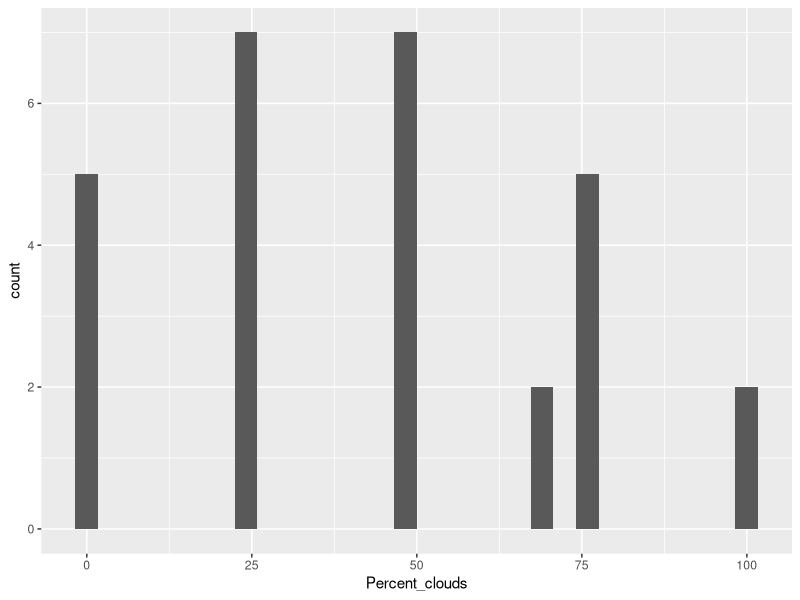
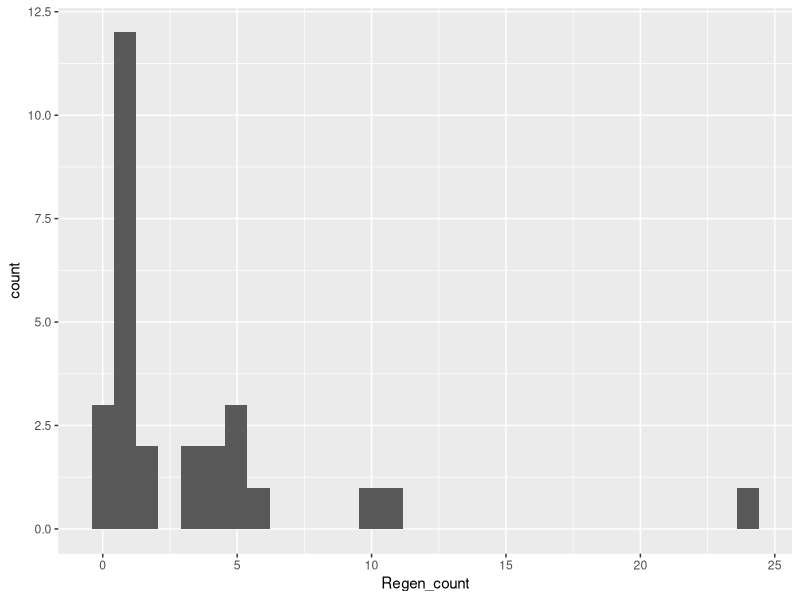
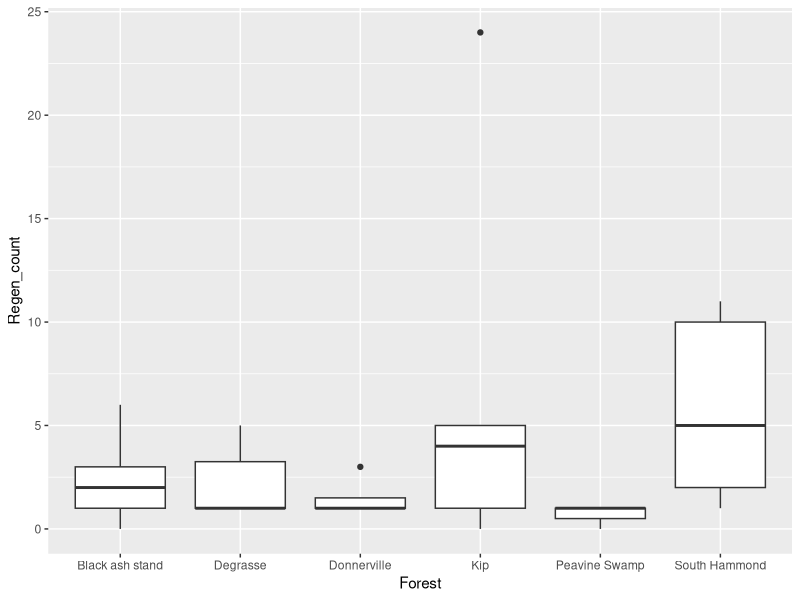
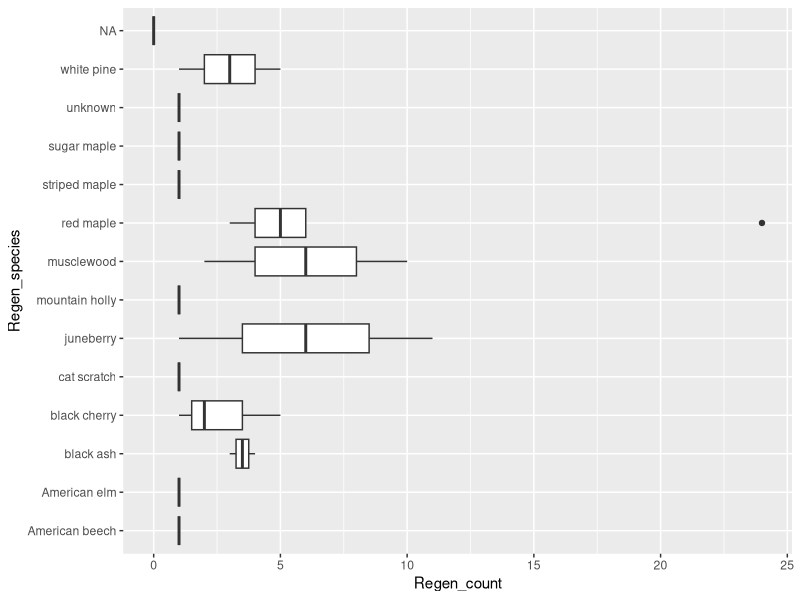
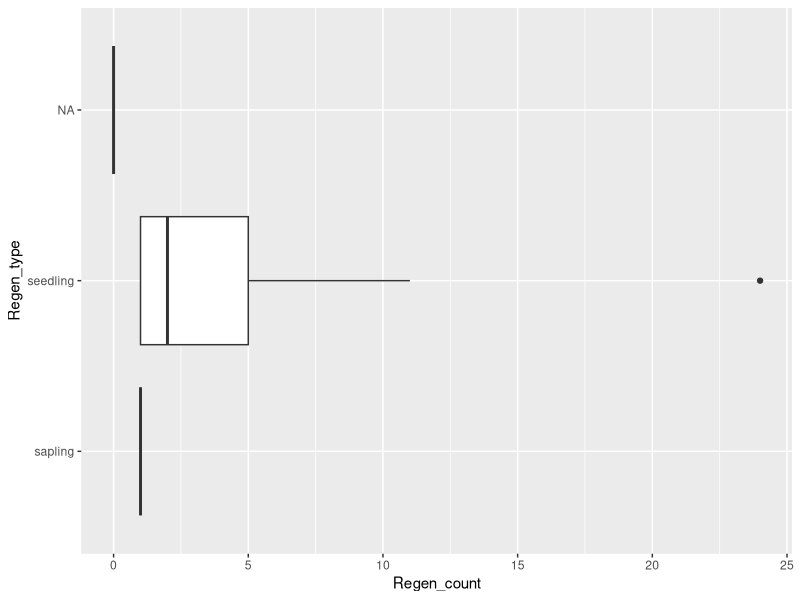

R code for these plots, in order: (Note: this script raises an error after producing the figures.)
## ---- chunk 1
rm(list = ls())
library(here)
library(tidyverse)
library(ggfortify)
## ---- chunk 2
regen <- read.csv(here("Data", "Regen_data_summer22.csv"))
density <- read.csv(here("Data", "Ground_cover_canopy_density_summer22.csv"))
## ---- chunk 3
str(regen) #I see that some variables have been imported as characters, I want to change them to factors
## ---- chunk 4
regen <- read.csv(here("Data", "Regen_data_summer22.csv"), stringsAsFactors = TRUE)

str(regen) #ahh, much better
## ---- chunk 5
summary(regen) #I am not seeing anything suspicious as far as outliers, but plotting help will confirm that 
## ---- chunk 6
ggplot(regen, aes(x = Percent_clouds)) +
  geom_histogram() #don't see anything suspicious
## ---- chunk 7
ggplot(regen, aes(x = Regen_count)) +
  geom_histogram() #Hmm, there could be an outlier. Looking at the data I see that the highest value occurs in Kip plot 1 with 24 red maple seedlings. Because I know the plot and that there are quite a few red maples, I don't think this is misentered data. 
## ---- chunk 8
levels(regen$Forest) #oops, looks like Donnerville has a spelling issue. I will fix it. I want there to be only 6 levels and right now there are 7

bad <- which(regen$Forest == "Donerville")
regen$Forest[bad] <- "Donnerville"
unique(regen$Forest) #that looks better!
## ---- chunk 9
levels(regen$Regen_species) #don't see any mistakes
## ---- chunk 10
levels(regen$Regen_type) #only two types, good
## ---- chunk 11
ggplot(regen, aes(x = Forest, y = Regen_count)) +
  geom_boxplot() #again, I see that high value that occurs on the kip trail. However, since I remember collecting the data and that there were a lot of red maples there I am not concerned
## ---- chunk 12
ggplot(regen, aes(x = Regen_species, y = Regen_count)) +
  geom_boxplot() +
  coord_flip()
#looks like there are lots of juneberry and musclewood present, and quite a few red maple (with 24 at that one site)
## ---- chunk 13
ggplot(regen, aes(x = Regen_type, y = Regen_count)) +
  geom_boxplot() +
  coord_flip() #can see that the understory in these plots is almost entirely seedlings, with only a few saplings
## ---- chunk 14
write.csv(regen, here("Data", "Processed", "correct_regen.csv"))
## ---- chunk 15
str(density) #got some character variables that I want to change to factors
## ---- chunk 16
density <- read.csv(here("Data", "Ground_cover_canopy_density_summer22.csv"), stringsAsFactors = T)

str(density) #good
## ---- chunk 17
summary(density) #nothing seems too out of order 
## ---- chunk 18
ggplot(density, aes(x = Percent_bare)) +
  geom_histogram() #doesn't appear to be any outliers
## ---- chunk 19
ggplot(density, aes(Percent_nonvascular)) +
  geom_histogram() #there is no one lone outlier, and nothing greater than 100 (these are percents!) so seems reasonable
## ---- chunk 20
ggplot(density, aes(x = Percent_ferns)) +
  geom_histogram() #doesn't appear to be one lone outlier and nothing beyond 100
## ---- chunk 21
ggplot(density, aes(x = Percent_angiosperms)) +
  geom_histogram() #doesn't appear to be any outliers
## ---- chunk 22
ggplot(density, aes(x = Regen_densiometer)) +
  geom_histogram() #doesn't appear to be any outliers
## ---- chunk 23
ggplot(density, aes(x = Regen_canopyapp)) +
  geom_histogram() #doesn't seem to be any outliers
## ---- chunk 24
ggplot(density, aes(x = Densiometer)) +
  geom_histogram() #doesn't appear to be any outliers
## ---- chunk 25
ggplot(density, aes(x = Canopyapp)) +
  geom_histogram() #doesn't appear to be any outliers
## ---- chunk 26
levels(density$Forest) #looks good
## ---- chunk 27
ggplot(density, aes(x = Forest, y = Canopyapp)) +
  geom_boxplot() #looks like there could be some fun things happening...e.g. maybe lower canopy density in Degrasse than Donnerville? (possible statistical test!)
## ---- chunk 28
ggplot(density, aes(x = Forest, y = Percent_ferns)) +
  geom_boxplot() #looks like there could be differences here as well
## ---- chunk 29
ggplot(density, aes(x = Forest, y = Percent_bare)) +
  geom_boxplot() #nice!
## ---- chunk 30
write.csv(density, here("Data", "Processed", "correct_density.csv"))
